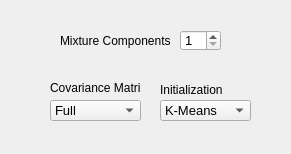
<?xml version="1.0" encoding="UTF-8"?>
<ui version="4.0">
 <class>ParametersGMMClust</class>
 <widget class="QWidget" name="ParametersGMMClust">
  <property name="geometry">
   <rect>
    <x>0</x>
    <y>0</y>
    <width>291</width>
    <height>154</height>
   </rect>
  </property>
  <property name="windowTitle">
   <string>Form</string>
  </property>
  <widget class="QLabel" name="label_7">
   <property name="geometry">
    <rect>
     <x>160</x>
     <y>80</y>
     <width>71</width>
     <height>20</height>
    </rect>
   </property>
   <property name="font">
    <font>
     <pointsize>9</pointsize>
    </font>
   </property>
   <property name="text">
    <string>Initialization</string>
   </property>
  </widget>
  <widget class="QSpinBox" name="gmmCount">
   <property name="geometry">
    <rect>
     <x>180</x>
     <y>30</y>
     <width>41</width>
     <height>21</height>
    </rect>
   </property>
   <property name="font">
    <font>
     <pointsize>10</pointsize>
    </font>
   </property>
   <property name="toolTip">
    <string>Number of mixtures trained per class</string>
   </property>
   <property name="minimum">
    <number>1</number>
   </property>
   <property name="maximum">
    <number>200</number>
   </property>
   <property name="value">
    <number>1</number>
   </property>
  </widget>
  <widget class="QComboBox" name="gmmInitCombo">
   <property name="geometry">
    <rect>
     <x>160</x>
     <y>100</y>
     <width>91</width>
     <height>21</height>
    </rect>
   </property>
   <property name="font">
    <font>
     <pointsize>10</pointsize>
    </font>
   </property>
   <property name="toolTip">
    <string>Method for initialization of the GMM prior to the first EM step
Random: randomly place the means of the mixtures (unit variance)
Uniform: uniformly split the space along the first axis and set the means there (unit variance)
K-Means: perform K-Means and assign means and variance to each mixture</string>
   </property>
   <property name="currentIndex">
    <number>2</number>
   </property>
   <item>
    <property name="text">
     <string>Random</string>
    </property>
   </item>
   <item>
    <property name="text">
     <string>Uniform</string>
    </property>
   </item>
   <item>
    <property name="text">
     <string>K-Means</string>
    </property>
   </item>
  </widget>
  <widget class="QLabel" name="label_6">
   <property name="geometry">
    <rect>
     <x>50</x>
     <y>78</y>
     <width>91</width>
     <height>20</height>
    </rect>
   </property>
   <property name="font">
    <font>
     <pointsize>9</pointsize>
    </font>
   </property>
   <property name="text">
    <string>Covariance Matrix</string>
   </property>
  </widget>
  <widget class="QLabel" name="label_8">
   <property name="geometry">
    <rect>
     <x>60</x>
     <y>30</y>
     <width>111</width>
     <height>21</height>
    </rect>
   </property>
   <property name="font">
    <font>
     <pointsize>9</pointsize>
    </font>
   </property>
   <property name="text">
    <string>Mixture Components</string>
   </property>
  </widget>
  <widget class="QComboBox" name="gmmCovarianceCombo">
   <property name="geometry">
    <rect>
     <x>50</x>
     <y>100</y>
     <width>91</width>
     <height>21</height>
    </rect>
   </property>
   <property name="font">
    <font>
     <pointsize>10</pointsize>
    </font>
   </property>
   <property name="toolTip">
    <string>Covariance Matrix type</string>
   </property>
   <property name="currentIndex">
    <number>0</number>
   </property>
   <item>
    <property name="text">
     <string>Full</string>
    </property>
   </item>
   <item>
    <property name="text">
     <string>Diagonal</string>
    </property>
   </item>
   <item>
    <property name="text">
     <string>Spherical</string>
    </property>
   </item>
  </widget>
 </widget>
 <resources/>
 <connections/>
</ui>
